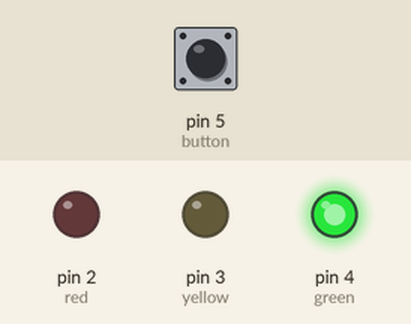
Recording of a sketch running on a simulated Arduino Uno, built with avr-gcc and run on an emulated ATmega328P. Parts: output pins drawn as LEDs (lit = HIGH). The test bench sets the inputs (shaded band); at power-on: pin 5 (button) LOW.

Above: at 1.2 s.
1.3 s: pin 5 (button) pulled HIGH for 0.15 s
At 2.1 s:
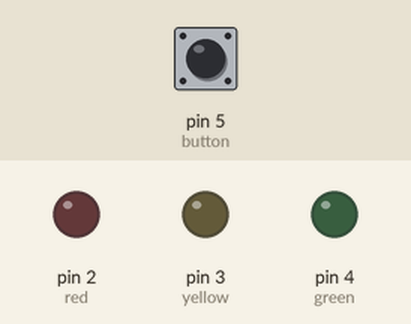
At 3.1 s:
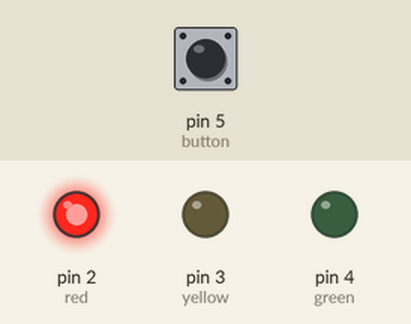
Timing chart, 0 to 9.8 s (numbered marks = the images above; inputs shaded):
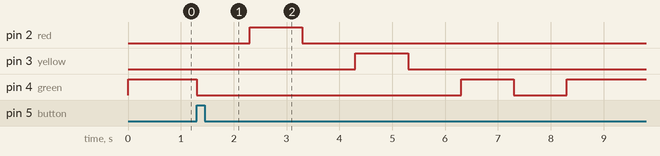

The sketch:

Task1_1.ino
```cpp
void setup() {
  pinMode(2, OUTPUT);//red
  pinMode(3, OUTPUT);//yellow
  pinMode(4, OUTPUT);//green
  pinMode(5, INPUT);//button


}

void loop() {
  int button = digitalRead(5);
  if (button == HIGH){
   digitalWrite(4,LOW);
    delay (1000);
   digitalWrite(2,HIGH);
   delay (1000);
   digitalWrite(2,LOW);
   delay (1000);
   digitalWrite(3,HIGH);
   delay (1000);
   digitalWrite(3,LOW);
   delay (1000);
   digitalWrite(4,HIGH);
   delay (1000);
   digitalWrite(4,LOW);
   delay (1000);
  }
  else{
    digitalWrite(4,HIGH);
  }
}
```

Measured:
- after the input at 1.3 s, pin 2 (red): LOW → HIGH after 1.0 s, → LOW 1.0 s later; pin 3 (yellow): LOW → HIGH after 3.0 s, → LOW 1.0 s later; pin 4 (green): HIGH → LOW at once, → HIGH 5.0 s later, → LOW 1.0 s later, → HIGH 1.0 s later
